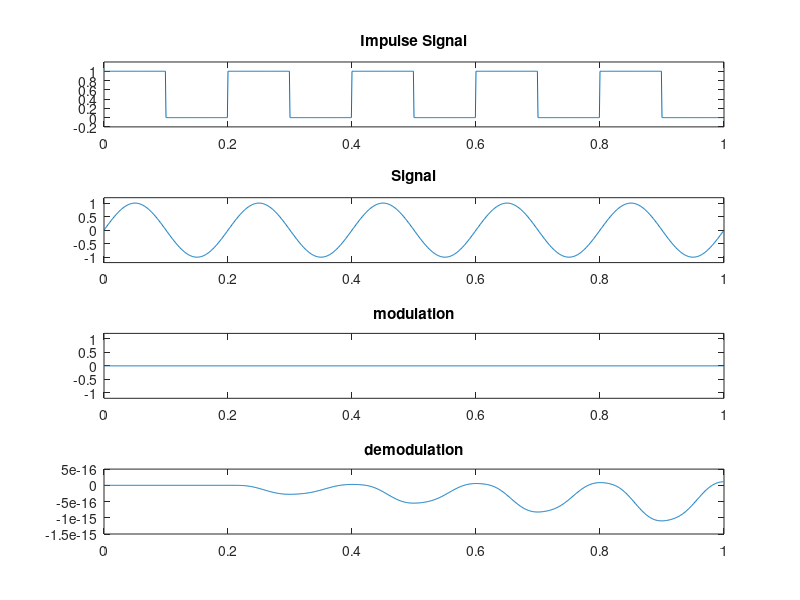

Source code (MATLAB):
clc; 
close all; 
clear all;

fc = input('Enter the carrierfreq = ');
fm =input('Enter the messagefrequency  = ');

fs = 1000;
t=1;
n = [0:1/fs:t];
n = n(1:end-1);%impulse signal
dutycycle = 50; %holding time

s = square(2*pi*fc*n,dutycycle);
s(find(s<0))=0;   %to make it unipolar

%plot(s);
m = sin(2*pi*fm*n); %signal
period_sam = length(n)/fc;     %to find the number of samples in one period
ind = 1:period_sam:length(n);   %to find the starting sample index
on_samp = ceil(period_sam * dutycycle/100);   %no. of samples in on period of time
pam = zeros(1,length(n));

for i =1:length(ind)
    pam(ind(i):ind(i)+on_samp) = m(ind(i));
end

subplot(4,1,1);
plot(n,s);title('Impulse Signal')%plot impulse signal
ylim([-0.2 1.2]);
subplot(4,1,2);
plot(n,m);title('Signal')%plot impulse signal
ylim([-1.2 1.2]);
subplot(4,1,3);
plot(n,pam);title('modulation')% plot PAM Signal
ylim([-1.2 1.2]);

[b,a] = butter(5,0.02);%demodulation
s1=filter(b,a,pam);
subplot(4,1,4);
plot(n,s1); title('demodulation') %plot demodulation